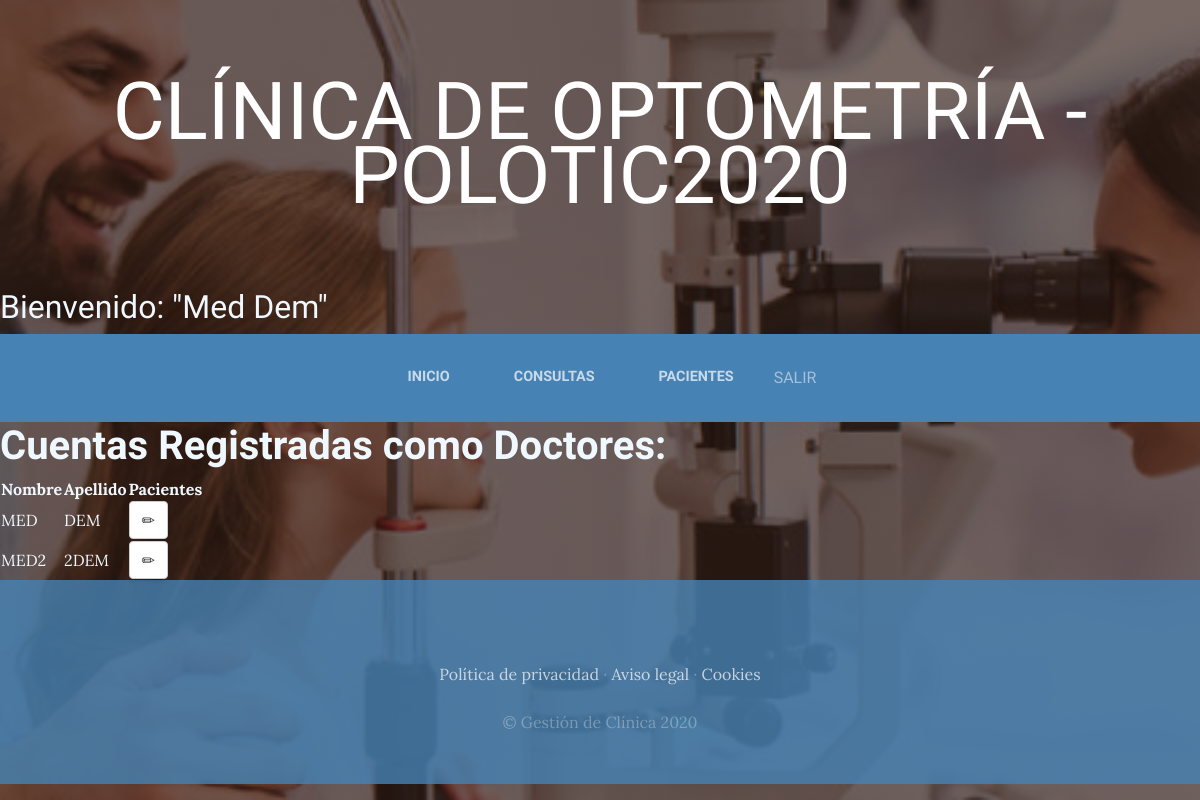
Page /doctor_gerency/ (signed in) on the committed database.
### Usuarios/models.py (models this page shows, shortened)
class UserModuleProfile(User):
    rol = models.CharField(max_length=3, choices=ROL)
    medic = models.OneToOneField(Doctors, default=None, null=True, on_delete=models.SET_DEFAULT)

### Pacientes/views.py (the view)
# urls.py: path('doctor_gerency/', login_required(views.Doctor_Gerency_list.as_view()), name="doctor_gerency"),
class Doctor_Gerency_list(ListView):
    model = UserModuleProfile
    template_name = 'Pacientes/doctors_gerency.html'
    context_object_name = 'doctors'
    def get_queryset(self):
        doctors = Doctors.objects.all()
        id_doctors = []
        for doctor in doctors:
            id_doctors.append(doctor.id)
        queryset = UserModuleProfile.objects.filter(medic_id__in=id_doctors)
        return queryset

### Pacientes/templatetags/user_tags.py (called while the page is built)
@register.filter('has_group')
def has_group(user, group_name):
    groups = user.groups.all().values_list('name', flat=True)
    return True if group_name in groups else False

### Pacientes/templates/Pacientes/doctors_gerency.html
{% extends "Pacientes/header.html" %}
{% block content %}
    <h1 style="color:aliceblue"><strong>Cuentas Registradas como Doctores:</strong></h1>
     <table class="egt" style="color:aliceblue">
        {% if doctors%}
        <tr>
          <th>Nombre</th>
          <th>Apellido</th>
          <th>Pacientes</th>
        </tr>
        {% for doctor in doctors %}
        <tr>
          <td>{{doctor.first_name}}</td>
          <td>{{doctor.last_name}}</td>
          <td><a class="btn btn-default" href="{% url 'doctor_gerency_edit' doctor.pk %}"><span class="glyphicon glyphicon-pencil"></span></a></td>
        </tr>
        {% endfor %}
        {% else %}
            <h2 style="color:aliceblue">No hay doctores...</h2>
        {% endif %}
      </table>
{% endblock %}

### Pacientes/templates/Pacientes/header.html (shortened to what this page needs)
<html>
  <head>
      {% load static %}
      {% load user_tags %}
      <link href="{% static '/vendor/bootstrap/css/bootstrap.min.css' %}" rel="stylesheet">
      <link href="{% static '/css/patients.css' %}" rel="stylesheet">
  </head>
  <body>
      <h1 class="site-heading text-center text-white d-none d-lg-block">
          <span class="site-heading-lower">Clínica de Optometría - PoloTIC2020</span>
        </h1>
        <h2 style="color:aliceblue">
          <span class="site-heading-lower">Bienvenido: "{{user.first_name.capitalize }} {{user.last_name.capitalize }}"</span>
        </h2>
 <nav class="navbar navbar-expand-lg navbar-dark py-lg-4" id="mainNav">
    <div class="container">
      <div class="collapse navbar-collapse" id="navbarResponsive">
        <ul class="navbar-nav mx-auto">
          <li class="nav-item {% if request.path == 'index' %}active{% endif %} px-lg-4">
            <a class="nav-link text-uppercase text-expanded" href="{% url 'index' %}">Inicio</a>
          </li>
          {% if request.user|has_group:"DOC"%}
          <li class="nav-item {% if request.path == 'consultation' %}active{% endif %} px-lg-4">
            <a class="nav-link text-uppercase text-expanded" href="{% url 'consultation_medic' %}">Consultas</a>
          </li>
          {% endif %}
          {% if request.user|has_group:"DOC"%}
          <li class="nav-item {% if request.path == 'patient' %}active{% endif %} px-lg-4">
            <a class="nav-link text-uppercase text-expanded" href="{% url 'patient_medic' %}">Pacientes</a>
          </li>
          {% endif %}
          <li>
            <a class="nav-link text-uppercase text-expanded" href="{% url 'logout' %}">Salir</a>
          </li>
        </ul>
      </div>
    </div>
  </nav>
    {% block content %}
    {% endblock %}
      <footer class="footer text-faded text-center py-5">
        <div class="container">
          <p class="m-0 mbt">
            <a href="{% url 'default' %}" class="link">Política de privacidad</a> ·
            <a href="{% url 'default' %}" class="link">Aviso legal</a> ·
            <a href="{% url 'default' %}" class="link">Cookies</a>
      </p>
          <p class="m-0 mbt1">&copy; Gestión de Clínica 2020</p>
        </div>
    </footer>
  </body>
  </html>

### static/css/patients.css (style rules this page uses)
body { font-family: 'Lora'; background: linear-gradient(rgba(47, 23, 15, 0.65), rgba(47, 23, 15, 0.65)), url("../img/bg_main.jpg"); background-attachment: fixed; background-position: center; background-size: cover; }
h1, h2, h3, h4, h5, h6 { font-family: 'Raleway'; }
p { line-height: 1.75; }
.text-faded { color: rgba(255, 255, 255, 0.3); }
.site-heading { margin-top: 5rem; margin-bottom: 5rem; text-transform: uppercase; line-height: 1; font-family: 'Raleway'; }
.site-heading .site-heading-lower { font-size: 5rem; font-weight: 100; line-height: 4rem; }
#mainNav { background-color: rgba(70, 130, 180); font-family: 'Raleway'; }
#mainNav .navbar-nav .nav-item .nav-link { color: rgba(255, 255, 255, 0.7); font-weight: 800; }
@media (min-width: 992px) { #mainNav .navbar-nav .nav-item .nav-link { font-size: 0.9rem; } }
.footer { background-color: rgba(70, 130, 180, 0.8); }
.btn { box-shadow: 0px 3px 3px 0px rgba(33, 37, 41, 0.1); }
.mbt { padding-top: 2rem; }
.mbt1 { padding-top: 1.25rem; }
a.link { color: rgba(255, 255, 255, 0.7); }

### rows in the picture
UserModuleProfile: first_name "MED", last_name "DEM"
UserModuleProfile: first_name "MED2", last_name "2DEM"

### other values in the picture
{{ user.first_name.capitalize }} "Med"
{{ user.last_name.capitalize }} "Dem"
